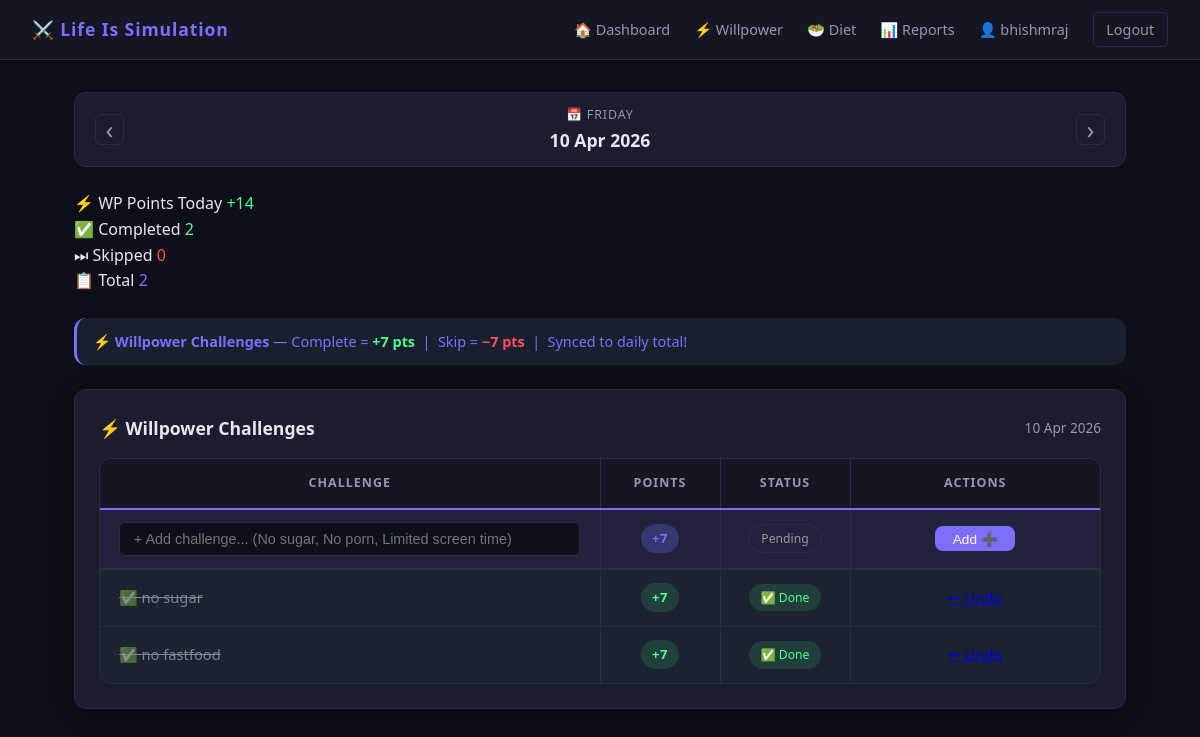
The page /tracker/willpower/?date=2026-04-10 (signed in) on the database its author committed.
### users/models.py (models this page shows, shortened)
class CustomUser(AbstractUser):
    name   = models.CharField(max_length=100, blank=True)
    avatar = models.ImageField(upload_to='avatars/', blank=True, null=True)
    bio    = models.TextField(max_length=300, blank=True)
    level            = models.IntegerField(default=1)
    title            = models.CharField(max_length=80, default='🌱 The Beginner')
    badge            = models.CharField(max_length=50, default='Starter')
    total_xp         = models.IntegerField(default=0)
    level_started_at = models.DateTimeField(null=True, blank=True)
    level_deadline   = models.DateTimeField(null=True, blank=True)
    quality_rating_unlocked  = models.BooleanField(default=False)
    diet_tracker_unlocked    = models.BooleanField(default=False)
    cookie_container_unlocked = models.BooleanField(default=False)
    cookie_container_size    = models.IntegerField(default=0)
    freedom_passes           = models.IntegerField(default=0)
    cheat_meals_allowed      = models.IntegerField(default=0)
    def get_display_name(self):
        return self.name or self.username

### tracker/models.py (models this page shows, shortened)
class WillpowerTask(models.Model):
    STATUS_CHOICES = [
        ('pending',   'Pending'),
        ('completed', 'Completed'),
        ('skipped',   'Skipped'),
    ]
    user       = models.ForeignKey(settings.AUTH_USER_MODEL, on_delete=models.CASCADE, related_name='willpower_tasks')
    title      = models.CharField(max_length=200)
    status     = models.CharField(max_length=10, choices=STATUS_CHOICES, default='pending')
    due_date   = models.DateField(default=timezone.now)
    created_at = models.DateTimeField(auto_now_add=True)
    class Meta:
        ordering = ['created_at']

### tracker/views.py (the view, shortened to what this page needs)
# urls.py: path('willpower/',                         views.willpower,        name='willpower'),
@login_required
def willpower(request):
    today = timezone.localdate()
    date_str = request.GET.get('date') or request.POST.get('selected_date')
    try:
        selected_date = date.fromisoformat(date_str) if date_str else today
    except ValueError:
        selected_date = today
    prev_date = selected_date - timedelta(days=1)
    next_date = selected_date + timedelta(days=1)
    is_today  = (selected_date == today)
    tasks     = WillpowerTask.objects.filter(user=request.user, due_date=selected_date)
    pending   = tasks.filter(status='pending')
    completed = tasks.filter(status='completed')
    skipped   = tasks.filter(status='skipped')
    wp_points = sum(
        WILLPOWER_POINTS if t.status == 'completed' else
        -WILLPOWER_DEDUCT if t.status == 'skipped' else 0
        for t in tasks
    )
    context = {
        'today':         today,
        'selected_date': selected_date,
        'prev_date':     prev_date,
        'next_date':     next_date,
        'is_today':      is_today,
        'pending':       pending,
        'completed':     completed,
        'skipped':       skipped,
        'tasks':         tasks,
        'wp_points':     wp_points,
    }
    return render(request, 'tracker/willpower.html', context)

### templates/tracker/willpower.html (shortened to what this page needs)
{% extends 'base.html' %}
{% block content %}
<div class="date-nav">
  <a href="/tracker/willpower/?date={{ prev_date }}" class="date-arrow">‹</a>
  <div class="date-center">
    <span class="date-label">{% if is_today %}📅 Today{% else %}📅 {{ selected_date|date:"l" }}{% endif %}</span>
    <span class="date-value">{{ selected_date|date:"d M Y" }}</span>
  </div>
  <a href="/tracker/willpower/?date={{ next_date }}" class="date-arrow">›</a>
</div>
<div class="stats-bar" style="margin-bottom:1.5rem;">
  <div class="stat-card">
    <span class="stat-label">⚡ WP Points Today</span>
    <span class="stat-value"
      style="color:{% if wp_points > 0 %}var(--win-color){% elif wp_points < 0 %}var(--lose-color){% else %}var(--text-secondary){% endif %}">
      {% if wp_points > 0 %}+{% endif %}{{ wp_points }}
    </span>
  </div>
  <div class="stat-card">
    <span class="stat-label">✅ Completed</span>
    <span class="stat-value" style="color:var(--win-color)">{{ completed.count }}</span>
  </div>
  <div class="stat-card">
    <span class="stat-label">⏭ Skipped</span>
    <span class="stat-value" style="color:var(--lose-color)">{{ skipped.count }}</span>
  </div>
  <div class="stat-card">
    <span class="stat-label">📋 Total</span>
    <span class="stat-value" style="color:var(--accent)">{{ tasks.count }}</span>
  </div>
</div>
<div class="message message-info" style="margin-bottom:1.5rem;">
  ⚡ <strong>Willpower Challenges</strong> — Complete = <strong style="color:var(--win-color)">+7 pts</strong> &nbsp;|&nbsp;
  Skip = <strong style="color:var(--lose-color)">−7 pts</strong> &nbsp;|&nbsp;
  Synced to daily total!
</div>
<div class="card">
  <div style="display:flex; justify-content:space-between; align-items:center; margin-bottom:1rem;">
    <p class="card-title" style="margin:0;">⚡ Willpower Challenges</p>
    <span style="font-size:0.85rem; color:var(--text-secondary)">{{ selected_date|date:"d M Y" }}</span>
  </div>
  <div class="table-wrapper">
    <table class="task-table">
      <thead>
        <tr>
          <th style="width:50%">Challenge</th>
          <th style="width:12%; text-align:center;">Points</th>
          <th style="width:13%; text-align:center;">Status</th>
          <th style="width:25%; text-align:center;">Actions</th>
        </tr>
      </thead>
      <tbody>
        <tr class="add-row">
          <form method="post" action="{% url 'willpower' %}">
            <td><input type="text" name="title"
              placeholder="+ Add challenge... (No sugar, No porn, Limited screen time)"
              class="table-input" required /></td>
            <td style="text-align:center;"><span class="pts-badge pts-positive">+7</span></td>
            <td style="text-align:center;"><span class="status-badge badge-pending">Pending</span></td>
            <td style="text-align:center;">
              <button type="submit" class="btn btn-primary" style="padding:0.3rem 1.1rem; font-size:0.85rem;">Add ➕</button>
            </td>
          </form>
        </tr>
        {% for task in completed %}
        <tr class="task-row task-done-row">
          <td class="task-name" style="text-decoration:line-through; opacity:0.5;">✅ {{ task.title }}</td>
          <td style="text-align:center;"><span class="pts-badge" style="background:#4cff9122;color:var(--win-color);">+7</span></td>
          <td style="text-align:center;"><span class="status-badge badge-done">✅ Done</span></td>
          <td style="text-align:center;"><a href="{% url 'undo_wp_task' task.id %}" class="btn-task btn-undo">↩ Undo</a></td>
        </tr>
        {% endfor %}
      </tbody>
    </table>
  </div>
</div>
{% endblock %}

### templates/base.html (shortened to what this page needs)
<!DOCTYPE html>
<html lang="en">
<head>
  {% load static %}
  <link rel="stylesheet" href="{% static 'css/main.css' %}">
</head>
<body>
{% if user.is_authenticated %}
<nav class="navbar">
  <a href="{% url 'dashboard' %}" class="nav-brand">⚔️ Life Is Simulation</a>
  <div class="nav-links">
    <a href="{% url 'dashboard' %}">🏠 Dashboard</a>
    <a href="{% url 'willpower' %}">⚡ Willpower</a>
    <a href="{% url 'diet' %}">🥗 Diet</a>
    <a href="{% url 'reports_home' %}">📊 Reports</a>
    <a href="{% url 'profile' %}">👤 {{ user.get_display_name }}</a>
    <a href="{% url 'logout' %}" class="btn-logout">Logout</a>
  </div>
</nav>
{% endif %}
<main class="main-content">
  {% block content %}{% endblock %}
</main>
</body>
</html>

### rows shown on the page
CustomUser: get_display_name "bhishmraj"
WillpowerTask: title "no sugar"
WillpowerTask: title "no fastfood"

### other values the page prints
{{ selected_date|date:"l" }} "FRIDAY"
{{ selected_date|date:"d M Y" }} "10 Apr 2026"
{{ wp_points }} "14"
{{ completed.count }} "2"
{{ skipped.count }} "0"
{{ tasks.count }} "2"
